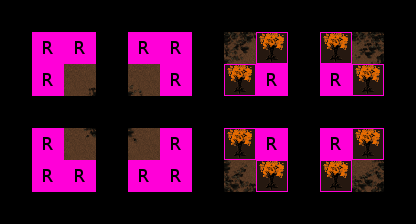

A level layout from a 2D game, rendered from its tile map. Below: a short description, then the map file with tile-grid data replaced by summaries:
An orthogonal 13x7 tile map with 32x32 px tiles, 7 tile layers (RuleRegions, ruleSet, ruleSet, ruleSet, ...), 6 hidden layers not drawn, 4 tilesets.

<map version="1.0" orientation="orthogonal" width="13" height="7" tilewidth="32" tileheight="32">
 <tileset firstgid="1" name="Collision" tilewidth="32" tileheight="32">
  <image source="../../graphics/tiles/collision.png" width="64" height="32" />
 </tileset>
 <tileset firstgid="3" name="set_rules" tilewidth="32" tileheight="32">
  <image source="../../graphics/tiles/set_rules.png" width="64" height="64" />
 </tileset>
 <tileset firstgid="7" name="set_hlw" tilewidth="32" tileheight="32">
  <image source="../../graphics/tiles/set_hlw.png" width="256" height="160" />
 </tileset>
 <tileset firstgid="47" name="hlw_ground" tilewidth="32" tileheight="32">
  <image source="../../graphics/tiles/hlw_ground.png" width="512" height="256" />
 </tileset>
 <layer name="RuleRegions" width="13" height="7">
  <data>[91 cells, 32 non-empty, 1 distinct tile ids]</data>
 </layer>
 <layer name="ruleSet" width="13" height="7">
  <data>[91 cells, 16 non-empty, 1 distinct tile ids]</data>
 </layer>
 <layer name="ruleSet" width="13" height="7">
  <data>[91 cells, 16 non-empty, 1 distinct tile ids]</data>
 </layer>
 <layer name="ruleSet" width="13" height="7">
  <data>[91 cells, 16 non-empty, 1 distinct tile ids]</data>
 </layer>
 <layer name="ruleSet" width="13" height="7">
  <data>[91 cells, 16 non-empty, 1 distinct tile ids]</data>
 </layer>
 <layer name="ruleSet" width="13" height="7">
  <data>[91 cells, 16 non-empty, 1 distinct tile ids]</data>
 </layer>
 <layer name="ruleNotSet" width="13" height="7" visible="0">
  <data>[91 cells, 12 non-empty, 1 distinct tile ids]</data>
 </layer>
 <layer name="ruleNotSet" width="13" height="7" visible="0">
  <data>[91 cells, 12 non-empty, 1 distinct tile ids]</data>
 </layer>
 <layer name="ruleNotSet" width="13" height="7" visible="0">
  <data>[91 cells, 12 non-empty, 1 distinct tile ids]</data>
 </layer>
 <layer name="ruleNotSet" width="13" height="7" visible="0">
  <data>[91 cells, 12 non-empty, 1 distinct tile ids]</data>
 </layer>
 <layer name="ruleNotSet" width="13" height="7" visible="0">
  <data>[91 cells, 12 non-empty, 1 distinct tile ids]</data>
 </layer>
 <layer name="rule_Ground" width="13" height="7" visible="0">
  <data>[91 cells, 8 non-empty, 8 distinct tile ids]</data>
 </layer>
 <layer name="rule1_Ground" width="13" height="7">
  <data>[91 cells, 8 non-empty, 8 distinct tile ids]</data>
 </layer>
</map>
